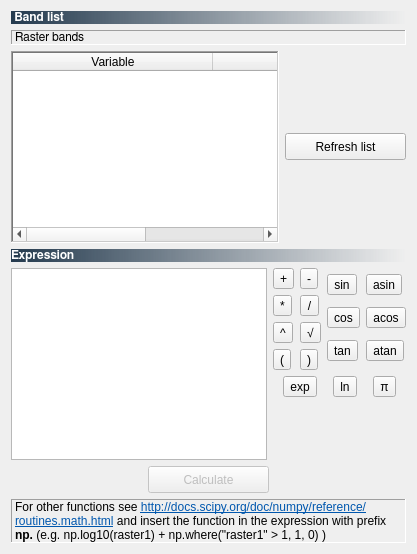
     <widget class="QWidget" name="tab_band_calc">
      <attribute name="icon">
       <iconset resource="resources.qrc">
        <normaloff>:/plugins/semiautomaticclassificationplugin/icons/semiautomaticclassificationplugin_bandcalc_tool.png</normaloff>:/plugins/semiautomaticclassificationplugin/icons/semiautomaticclassificationplugin_bandcalc_tool.png</iconset>
      </attribute>
      <attribute name="title">
       <string>Band calc</string>
      </attribute>
      <layout class="QGridLayout" name="gridLayout_96">
       <item row="0" column="0">
        <layout class="QGridLayout" name="gridLayout_85">
         <item row="2" column="0">
          <layout class="QGridLayout" name="gridLayout_92">
           <item row="0" column="0">
            <layout class="QGridLayout" name="gridLayout_86">
             <item row="0" column="1">
              <widget class="QPushButton" name="toolButton_reload_13">
               <property name="sizePolicy">
                <sizepolicy hsizetype="Minimum" vsizetype="Maximum">
                 <horstretch>0</horstretch>
                 <verstretch>0</verstretch>
                </sizepolicy>
               </property>
               <property name="minimumSize">
                <size>
                 <width>121</width>
                 <height>27</height>
                </size>
               </property>
               <property name="maximumSize">
                <size>
                 <width>14000</width>
                 <height>27</height>
                </size>
               </property>
               <property name="toolTip">
                <string>&lt;html&gt;&lt;head/&gt;&lt;body&gt;&lt;p&gt;Refresh list of rasters&lt;/p&gt;&lt;/body&gt;&lt;/html&gt;</string>
               </property>
               <property name="text">
                <string>Refresh list</string>
               </property>
              </widget>
             </item>
             <item row="0" column="0">
              <widget class="QTableWidget" name="tableWidget_band_calc">
               <property name="toolTip">
                <string>&lt;html&gt;&lt;head/&gt;&lt;body&gt;&lt;p&gt;Band list&lt;/p&gt;&lt;/body&gt;&lt;/html&gt;</string>
               </property>
               <property name="frameShape">
                <enum>QFrame::WinPanel</enum>
               </property>
               <property name="frameShadow">
                <enum>QFrame::Sunken</enum>
               </property>
               <property name="alternatingRowColors">
                <bool>true</bool>
               </property>
               <property name="selectionMode">
                <enum>QAbstractItemView::NoSelection</enum>
               </property>
               <property name="selectionBehavior">
                <enum>QAbstractItemView::SelectRows</enum>
               </property>
               <property name="columnCount">
                <number>2</number>
               </property>
               <attribute name="horizontalHeaderDefaultSectionSize">
                <number>200</number>
               </attribute>
               <attribute name="horizontalHeaderStretchLastSection">
                <bool>true</bool>
               </attribute>
               <column>
                <property name="text">
                 <string>Variable</string>
                </property>
               </column>
               <column>
                <property name="text">
                 <string>Band name</string>
                </property>
               </column>
              </widget>
             </item>
             <item row="1" column="0" colspan="2">
              <layout class="QGridLayout" name="gridLayout_94"/>
             </item>
            </layout>
           </item>
          </layout>
         </item>
         <item row="0" column="0">
          <widget class="QLabel" name="label_71">
           <property name="font">
            <font>
             <family>FreeSans</family>
             <weight>75</weight>
             <bold>true</bold>
            </font>
           </property>
           <property name="styleSheet">
            <string notr="true">background-color : qlineargradient(spread:pad, x1:0, y1:0, x2:1, y2:0, stop:0 #243a4e, stop:1 rgba(0, 0, 0, 0)); color : white</string>
           </property>
           <property name="text">
            <string> Band list</string>
           </property>
          </widget>
         </item>
         <item row="1" column="0">
          <widget class="QLabel" name="label_70">
           <property name="font">
            <font>
             <family>FreeSans</family>
             <weight>50</weight>
             <bold>false</bold>
            </font>
           </property>
           <property name="frameShape">
            <enum>QFrame::Panel</enum>
           </property>
           <property name="frameShadow">
            <enum>QFrame::Sunken</enum>
           </property>
           <property name="text">
            <string>Raster bands</string>
           </property>
           <property name="alignment">
            <set>Qt::AlignLeading|Qt::AlignLeft|Qt::AlignVCenter</set>
           </property>
          </widget>
         </item>
         <item row="3" column="0">
          <layout class="QGridLayout" name="gridLayout_89">
           <item row="1" column="1">
            <widget class="QPlainTextEdit" name="plainTextEdit_calc">
             <property name="toolTip">
              <string>&lt;html&gt;&lt;head/&gt;&lt;body&gt;&lt;p&gt;Enter an expression (e.g. raster1 + raster2 )&lt;/p&gt;&lt;/body&gt;&lt;/html&gt;</string>
             </property>
             <property name="plainText">
              <string notr="true"/>
             </property>
            </widget>
           </item>
           <item row="1" column="2">
            <layout class="QGridLayout" name="gridLayout_88">
             <item row="0" column="1">
              <layout class="QGridLayout" name="gridLayout_91">
               <item row="1" column="1">
                <widget class="QToolButton" name="toolButton_acos">
                 <property name="toolTip">
                  <string>&lt;html&gt;&lt;head/&gt;&lt;body&gt;&lt;p&gt;Inverse cosine&lt;/p&gt;&lt;/body&gt;&lt;/html&gt;</string>
                 </property>
                 <property name="text">
                  <string>acos</string>
                 </property>
                </widget>
               </item>
               <item row="0" column="0">
                <widget class="QToolButton" name="toolButton_sin">
                 <property name="toolTip">
                  <string>&lt;html&gt;&lt;head/&gt;&lt;body&gt;&lt;p&gt;Sine&lt;/p&gt;&lt;/body&gt;&lt;/html&gt;</string>
                 </property>
                 <property name="text">
                  <string>sin</string>
                 </property>
                </widget>
               </item>
               <item row="0" column="1">
                <widget class="QToolButton" name="toolButton_asin">
                 <property name="toolTip">
                  <string>&lt;html&gt;&lt;head/&gt;&lt;body&gt;&lt;p&gt;Inverse sine&lt;/p&gt;&lt;/body&gt;&lt;/html&gt;</string>
                 </property>
                 <property name="text">
                  <string>asin</string>
                 </property>
                </widget>
               </item>
               <item row="1" column="0">
                <widget class="QToolButton" name="toolButton_cos">
                 <property name="toolTip">
                  <string>&lt;html&gt;&lt;head/&gt;&lt;body&gt;&lt;p&gt;Cosine&lt;/p&gt;&lt;/body&gt;&lt;/html&gt;</string>
                 </property>
                 <property name="text">
                  <string>cos</string>
                 </property>
                </widget>
               </item>
               <item row="2" column="0">
                <widget class="QToolButton" name="toolButton_tan">
                 <property name="toolTip">
                  <string>&lt;html&gt;&lt;head/&gt;&lt;body&gt;&lt;p&gt;Tangent&lt;/p&gt;&lt;/body&gt;&lt;/html&gt;</string>
                 </property>
                 <property name="text">
                  <string>tan</string>
                 </property>
                </widget>
               </item>
               <item row="2" column="1">
                <widget class="QToolButton" name="toolButton_atan">
                 <property name="toolTip">
                  <string>&lt;html&gt;&lt;head/&gt;&lt;body&gt;&lt;p&gt;Inverse tangent&lt;/p&gt;&lt;/body&gt;&lt;/html&gt;</string>
                 </property>
                 <property name="text">
                  <string>atan</string>
                 </property>
                </widget>
               </item>
              </layout>
             </item>
             <item row="0" column="0">
              <layout class="QGridLayout" name="gridLayout_90">
               <item row="1" column="0">
                <widget class="QToolButton" name="toolButton_product">
                 <property name="toolTip">
                  <string>&lt;html&gt;&lt;head/&gt;&lt;body&gt;&lt;p&gt;Multiplication&lt;/p&gt;&lt;/body&gt;&lt;/html&gt;</string>
                 </property>
                 <property name="text">
                  <string>*</string>
                 </property>
                </widget>
               </item>
               <item row="2" column="0">
                <widget class="QToolButton" name="toolButton_power">
                 <property name="toolTip">
                  <string>&lt;html&gt;&lt;head/&gt;&lt;body&gt;&lt;p&gt;Power&lt;/p&gt;&lt;/body&gt;&lt;/html&gt;</string>
                 </property>
                 <property name="text">
                  <string>^</string>
                 </property>
                </widget>
               </item>
               <item row="0" column="1">
                <widget class="QToolButton" name="toolButton_minus">
                 <property name="toolTip">
                  <string>&lt;html&gt;&lt;head/&gt;&lt;body&gt;&lt;p&gt;Minus&lt;/p&gt;&lt;/body&gt;&lt;/html&gt;</string>
                 </property>
                 <property name="text">
                  <string>-</string>
                 </property>
                </widget>
               </item>
               <item row="0" column="0">
                <widget class="QToolButton" name="toolButton_plus">
                 <property name="toolTip">
                  <string>&lt;html&gt;&lt;head/&gt;&lt;body&gt;&lt;p&gt;Plus&lt;/p&gt;&lt;/body&gt;&lt;/html&gt;</string>
                 </property>
                 <property name="text">
                  <string>+</string>
                 </property>
                </widget>
               </item>
               <item row="1" column="1">
                <widget class="QToolButton" name="toolButton_ratio">
                 <property name="toolTip">
                  <string>&lt;html&gt;&lt;head/&gt;&lt;body&gt;&lt;p&gt;Division&lt;/p&gt;&lt;/body&gt;&lt;/html&gt;</string>
                 </property>
                 <property name="text">
                  <string>/</string>
                 </property>
                </widget>
               </item>
               <item row="3" column="1">
                <widget class="QToolButton" name="toolButton_rbracket">
                 <property name="toolTip">
                  <string>&lt;html&gt;&lt;head/&gt;&lt;body&gt;&lt;p&gt;Close parenthesis&lt;/p&gt;&lt;/body&gt;&lt;/html&gt;</string>
                 </property>
                 <property name="text">
                  <string>)</string>
                 </property>
                </widget>
               </item>
               <item row="2" column="1">
                <widget class="QToolButton" name="toolButton_sqrt">
                 <property name="toolTip">
                  <string>&lt;html&gt;&lt;head/&gt;&lt;body&gt;&lt;p&gt;Square root&lt;/p&gt;&lt;/body&gt;&lt;/html&gt;</string>
                 </property>
                 <property name="text">
                  <string>√</string>
                 </property>
                </widget>
               </item>
               <item row="3" column="0">
                <widget class="QToolButton" name="toolButton_lbracket">
                 <property name="toolTip">
                  <string>&lt;html&gt;&lt;head/&gt;&lt;body&gt;&lt;p&gt;Open parenthesis&lt;/p&gt;&lt;/body&gt;&lt;/html&gt;</string>
                 </property>
                 <property name="text">
                  <string>(</string>
                 </property>
                </widget>
               </item>
              </layout>
             </item>
             <item row="1" column="0" colspan="2">
              <layout class="QGridLayout" name="gridLayout_93">
               <item row="1" column="1">
                <spacer name="verticalSpacer_14">
                 <property name="orientation">
                  <enum>Qt::Vertical</enum>
                 </property>
                 <property name="sizeHint" stdset="0">
                  <size>
                   <width>20</width>
                   <height>40</height>
                  </size>
                 </property>
                </spacer>
               </item>
               <item row="0" column="1">
                <widget class="QToolButton" name="toolButton_log">
                 <property name="toolTip">
                  <string>&lt;html&gt;&lt;head/&gt;&lt;body&gt;&lt;p&gt;Natural logarithm&lt;/p&gt;&lt;/body&gt;&lt;/html&gt;</string>
                 </property>
                 <property name="text">
                  <string>ln</string>
                 </property>
                </widget>
               </item>
               <item row="0" column="2">
                <widget class="QToolButton" name="toolButton_pi">
                 <property name="toolTip">
                  <string>&lt;html&gt;&lt;head/&gt;&lt;body&gt;&lt;p&gt;Pi&lt;/p&gt;&lt;/body&gt;&lt;/html&gt;</string>
                 </property>
                 <property name="text">
                  <string>π</string>
                 </property>
                </widget>
               </item>
               <item row="0" column="0">
                <widget class="QToolButton" name="toolButton_exponential">
                 <property name="toolTip">
                  <string>&lt;html&gt;&lt;head/&gt;&lt;body&gt;&lt;p&gt;Exponential&lt;/p&gt;&lt;/body&gt;&lt;/html&gt;</string>
                 </property>
                 <property name="text">
                  <string>exp</string>
                 </property>
                </widget>
               </item>
              </layout>
             </item>
            </layout>
           </item>
           <item row="2" column="1" colspan="2">
            <layout class="QGridLayout" name="gridLayout_87">
             <item row="1" column="1">
              <widget class="QPushButton" name="toolButton_calculate">
               <property name="enabled">
                <bool>false</bool>
               </property>
               <property name="sizePolicy">
                <sizepolicy hsizetype="Minimum" vsizetype="Maximum">
                 <horstretch>0</horstretch>
                 <verstretch>0</verstretch>
                </sizepolicy>
               </property>
               <property name="minimumSize">
                <size>
                 <width>121</width>
                 <height>27</height>
                </size>
               </property>
               <property name="maximumSize">
                <size>
                 <width>14000</width>
                 <height>27</height>
                </size>
               </property>
               <property name="toolTip">
                <string>&lt;html&gt;&lt;head/&gt;&lt;body&gt;&lt;p&gt;Calculate expression and create a new raster&lt;/p&gt;&lt;/body&gt;&lt;/html&gt;</string>
               </property>
               <property name="text">
                <string>Calculate</string>
               </property>
              </widget>
             </item>
             <item row="1" column="2">
              <spacer name="horizontalSpacer_21">
               <property name="orientation">
                <enum>Qt::Horizontal</enum>
               </property>
               <property name="sizeHint" stdset="0">
                <size>
                 <width>40</width>
                 <height>20</height>
                </size>
               </property>
              </spacer>
             </item>
             <item row="1" column="0">
              <spacer name="horizontalSpacer_20">
               <property name="orientation">
                <enum>Qt::Horizontal</enum>
               </property>
               <property name="sizeHint" stdset="0">
                <size>
                 <width>40</width>
                 <height>20</height>
                </size>
               </property>
              </spacer>
             </item>
             <item row="2" column="0" colspan="3">
              <widget class="QLabel" name="label_73">
               <property name="frameShape">
                <enum>QFrame::Panel</enum>
               </property>
               <property name="frameShadow">
                <enum>QFrame::Sunken</enum>
               </property>
               <property name="text">
                <string>&lt;html&gt;&lt;head/&gt;&lt;body&gt;&lt;p&gt;For other functions see &lt;a href=&quot;http://docs.scipy.org/doc/numpy/reference/routines.math.html&quot;&gt;&lt;span style=&quot; text-decoration: underline; color:#0057ae;&quot;&gt;http://docs.scipy.org/doc/numpy/reference/routines.math.html&lt;/span&gt;&lt;/a&gt; and insert the function in the expression with prefix &lt;span style=&quot; font-weight:600;&quot;&gt;np.&lt;/span&gt; (e.g. np.log10(raster1) + np.where(&amp;quot;raster1&amp;quot; &amp;gt; 1, 1, 0) )&lt;/p&gt;&lt;/body&gt;&lt;/html&gt;</string>
               </property>
               <property name="wordWrap">
                <bool>true</bool>
               </property>
              </widget>
             </item>
            </layout>
           </item>
           <item row="0" column="1" colspan="2">
            <widget class="QLabel" name="label_72">
             <property name="font">
              <font>
               <family>FreeSans</family>
               <weight>75</weight>
               <bold>true</bold>
              </font>
             </property>
             <property name="styleSheet">
              <string notr="true">background-color : qlineargradient(spread:pad, x1:0, y1:0, x2:1, y2:0, stop:0 #243a4e, stop:1 rgba(0, 0, 0, 0)); color : white</string>
             </property>
             <property name="text">
              <string>Expression</string>
             </property>
            </widget>
           </item>
          </layout>
         </item>
        </layout>
       </item>
      </layout>
     </widget>
